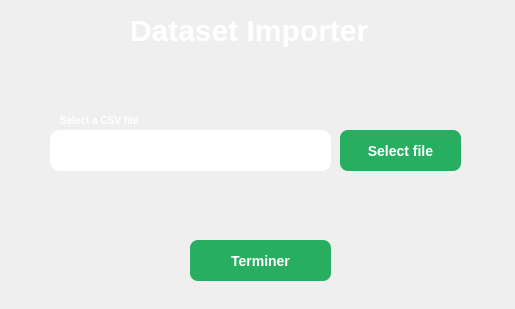
   <widget class="QWidget" name="selct_widg" native="true">
    <property name="geometry">
     <rect>
      <x>0</x>
      <y>0</y>
      <width>515</width>
      <height>309</height>
     </rect>
    </property>
    <widget class="QPushButton" name="ok_button">
     <property name="geometry">
      <rect>
       <x>190</x>
       <y>240</y>
       <width>141</width>
       <height>41</height>
      </rect>
     </property>
     <property name="styleSheet">
      <string notr="true">QPushButton
                                        {
                                       appearance: none;
  backface-visibility: hidden;
  background-color: #27ae60;
  border-radius: 8px;
  border-style: none;
  box-shadow: rgba(39, 174, 96, .15) 0 4px 9px;
  box-sizing: border-box;
  color: #fff;
  cursor: pointer;
  display: inline-block;
  font-family: Inter,-apple-system,system-ui,&quot;Segoe UI&quot;,Helvetica,Arial,sans-serif;
  font-size: 14px;
  font-weight: 600;
  letter-spacing: normal;
  line-height: 1.5;
  outline: none;
  overflow: hidden;
  padding: 13px 20px;
  position: relative;
  text-align: center;
  text-decoration: none;
  transform: translate3d(0, 0, 0);
  transition: all .3s;
  user-select: none;
  -webkit-user-select: none;
  touch-action: manipulation;
  vertical-align: top;
  white-space: nowrap;
                                        }
 QPushButton:hover
                                        {
                                       background-color: #1e8449;
  opacity: 1;
  transform: translateY(0);
  transition-duration: .35s;}

                                        QPushButton:pressed
                                        {
                                       transform: translateY(2px);
  transition-duration: .35s;
                                        }
</string>
     </property>
     <property name="text">
      <string>Terminer</string>
     </property>
    </widget>
    <widget class="QPushButton" name="select_button">
     <property name="geometry">
      <rect>
       <x>340</x>
       <y>130</y>
       <width>121</width>
       <height>41</height>
      </rect>
     </property>
     <property name="styleSheet">
      <string notr="true">QPushButton
                                        {
                                       appearance: none;
  backface-visibility: hidden;
  background-color: #27ae60;
  border-radius: 8px;
  border-style: none;
  box-shadow: rgba(39, 174, 96, .15) 0 4px 9px;
  box-sizing: border-box;
  color: #fff;
  cursor: pointer;
  display: inline-block;
  font-family: Inter,-apple-system,system-ui,&quot;Segoe UI&quot;,Helvetica,Arial,sans-serif;
  font-size: 14px;
  font-weight: 600;
  letter-spacing: normal;
  line-height: 1.5;
  outline: none;
  overflow: hidden;
  padding: 13px 20px;
  position: relative;
  text-align: center;
  text-decoration: none;
  transform: translate3d(0, 0, 0);
  transition: all .3s;
  user-select: none;
  -webkit-user-select: none;
  touch-action: manipulation;
  vertical-align: top;
  white-space: nowrap;
                                        }
 QPushButton:hover
                                        {
                                       background-color: #1e8449;
  opacity: 1;
  transform: translateY(0);
  transition-duration: .35s;}

                                        QPushButton:pressed
                                        {
                                       transform: translateY(2px);
  transition-duration: .35s;
                                        }
</string>
     </property>
     <property name="text">
      <string>Select file</string>
     </property>
    </widget>
    <widget class="QLineEdit" name="file_path_txt">
     <property name="geometry">
      <rect>
       <x>50</x>
       <y>130</y>
       <width>281</width>
       <height>41</height>
      </rect>
     </property>
     <property name="styleSheet">
      <string notr="true">background-color: rgb(255, 255, 255);
color: rgb(0, 0, 0);
font: 75 11pt &quot;MS Shell Dlg 2&quot;;
border-radius: 10px;</string>
     </property>
    </widget>
    <widget class="QLabel" name="label_2">
     <property name="geometry">
      <rect>
       <x>60</x>
       <y>110</y>
       <width>91</width>
       <height>20</height>
      </rect>
     </property>
     <property name="styleSheet">
      <string notr="true"> color: #fff;
  cursor: pointer;
  display: inline-block;
  font-family: Inter,-apple-system,system-ui,&quot;Segoe UI&quot;,Helvetica,Arial,sans-serif;
  font-size: 10px;
  font-weight: 600;
  letter-spacing: normal;
  line-height: 1.5;</string>
     </property>
     <property name="text">
      <string>Select a CSV file</string>
     </property>
    </widget>
    <widget class="QLabel" name="label">
     <property name="geometry">
      <rect>
       <x>130</x>
       <y>10</y>
       <width>251</width>
       <height>41</height>
      </rect>
     </property>
     <property name="styleSheet">
      <string notr="true"> color: #fff;
  cursor: pointer;
  display: inline-block;
  font-family: Inter,-apple-system,system-ui,&quot;Segoe UI&quot;,Helvetica,Arial,sans-serif;
  font-size: 30px;
  font-weight: 600;
  letter-spacing: normal;
  line-height: 1.5;</string>
     </property>
     <property name="text">
      <string>Dataset Importer</string>
     </property>
    </widget>
    <zorder>label</zorder>
    <zorder>ok_button</zorder>
    <zorder>select_button</zorder>
    <zorder>file_path_txt</zorder>
    <zorder>label_2</zorder>
   </widget>
